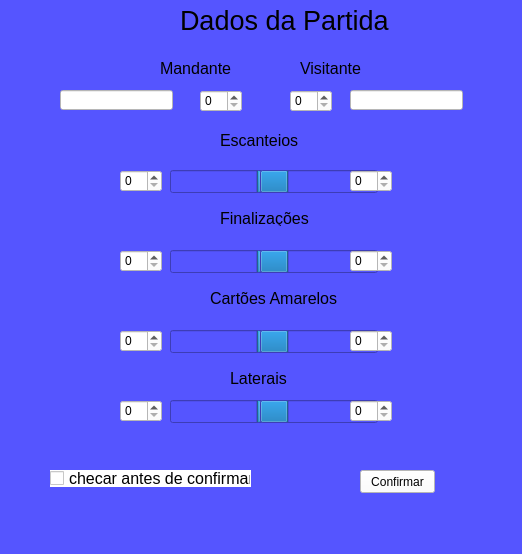
<?xml version="1.0" encoding="UTF-8"?>
<ui version="4.0">
 <class>MainWindow</class>
 <widget class="QMainWindow" name="MainWindow">
  <property name="geometry">
   <rect>
    <x>0</x>
    <y>0</y>
    <width>522</width>
    <height>554</height>
   </rect>
  </property>
  <property name="font">
   <font>
    <pointsize>20</pointsize>
   </font>
  </property>
  <property name="windowTitle">
   <string>MainWindow</string>
  </property>
  <property name="styleSheet">
   <string notr="true">background-color: rgb(255, 255, 255);
background-color: rgb(85, 85, 255);</string>
  </property>
  <widget class="QWidget" name="centralwidget">
   <widget class="QLabel" name="label">
    <property name="geometry">
     <rect>
      <x>180</x>
      <y>10</y>
      <width>221</width>
      <height>21</height>
     </rect>
    </property>
    <property name="font">
     <font>
      <pointsize>20</pointsize>
     </font>
    </property>
    <property name="text">
     <string>Dados da Partida</string>
    </property>
   </widget>
   <widget class="QLabel" name="label_2">
    <property name="geometry">
     <rect>
      <x>160</x>
      <y>60</y>
      <width>71</width>
      <height>16</height>
     </rect>
    </property>
    <property name="font">
     <font>
      <pointsize>12</pointsize>
     </font>
    </property>
    <property name="text">
     <string>Mandante</string>
    </property>
   </widget>
   <widget class="QSpinBox" name="spinBox">
    <property name="geometry">
     <rect>
      <x>200</x>
      <y>90</y>
      <width>42</width>
      <height>22</height>
     </rect>
    </property>
    <property name="styleSheet">
     <string notr="true">background-color: rgb(255, 255, 255);</string>
    </property>
   </widget>
   <widget class="QSpinBox" name="spinBox_2">
    <property name="geometry">
     <rect>
      <x>290</x>
      <y>90</y>
      <width>42</width>
      <height>22</height>
     </rect>
    </property>
    <property name="styleSheet">
     <string notr="true">background-color: rgb(255, 255, 255);</string>
    </property>
   </widget>
   <widget class="QLabel" name="label_3">
    <property name="geometry">
     <rect>
      <x>300</x>
      <y>60</y>
      <width>91</width>
      <height>16</height>
     </rect>
    </property>
    <property name="font">
     <font>
      <pointsize>12</pointsize>
     </font>
    </property>
    <property name="text">
     <string>Visitante</string>
    </property>
   </widget>
   <widget class="QLabel" name="label_4">
    <property name="geometry">
     <rect>
      <x>220</x>
      <y>130</y>
      <width>81</width>
      <height>20</height>
     </rect>
    </property>
    <property name="font">
     <font>
      <pointsize>12</pointsize>
     </font>
    </property>
    <property name="text">
     <string>Escanteios</string>
    </property>
   </widget>
   <widget class="QProgressBar" name="progressBar">
    <property name="geometry">
     <rect>
      <x>170</x>
      <y>170</y>
      <width>118</width>
      <height>23</height>
     </rect>
    </property>
    <property name="value">
     <number>24</number>
    </property>
    <property name="invertedAppearance">
     <bool>true</bool>
    </property>
    <property name="format">
     <string/>
    </property>
   </widget>
   <widget class="QProgressBar" name="progressBar_2">
    <property name="geometry">
     <rect>
      <x>260</x>
      <y>170</y>
      <width>118</width>
      <height>23</height>
     </rect>
    </property>
    <property name="value">
     <number>24</number>
    </property>
    <property name="format">
     <string notr="true"/>
    </property>
   </widget>
   <widget class="QLabel" name="label_5">
    <property name="geometry">
     <rect>
      <x>220</x>
      <y>210</y>
      <width>91</width>
      <height>16</height>
     </rect>
    </property>
    <property name="font">
     <font>
      <pointsize>12</pointsize>
     </font>
    </property>
    <property name="text">
     <string>Finalizações</string>
    </property>
   </widget>
   <widget class="QProgressBar" name="progressBar_3">
    <property name="geometry">
     <rect>
      <x>170</x>
      <y>250</y>
      <width>118</width>
      <height>23</height>
     </rect>
    </property>
    <property name="value">
     <number>24</number>
    </property>
    <property name="invertedAppearance">
     <bool>true</bool>
    </property>
    <property name="format">
     <string/>
    </property>
   </widget>
   <widget class="QProgressBar" name="progressBar_4">
    <property name="geometry">
     <rect>
      <x>260</x>
      <y>250</y>
      <width>118</width>
      <height>23</height>
     </rect>
    </property>
    <property name="value">
     <number>24</number>
    </property>
    <property name="format">
     <string/>
    </property>
   </widget>
   <widget class="QLabel" name="label_6">
    <property name="geometry">
     <rect>
      <x>210</x>
      <y>290</y>
      <width>141</width>
      <height>16</height>
     </rect>
    </property>
    <property name="font">
     <font>
      <pointsize>12</pointsize>
     </font>
    </property>
    <property name="text">
     <string>Cartões Amarelos</string>
    </property>
   </widget>
   <widget class="QProgressBar" name="progressBar_5">
    <property name="geometry">
     <rect>
      <x>170</x>
      <y>330</y>
      <width>118</width>
      <height>23</height>
     </rect>
    </property>
    <property name="value">
     <number>24</number>
    </property>
    <property name="invertedAppearance">
     <bool>true</bool>
    </property>
    <property name="format">
     <string/>
    </property>
   </widget>
   <widget class="QProgressBar" name="progressBar_6">
    <property name="geometry">
     <rect>
      <x>260</x>
      <y>330</y>
      <width>118</width>
      <height>23</height>
     </rect>
    </property>
    <property name="value">
     <number>24</number>
    </property>
    <property name="format">
     <string/>
    </property>
   </widget>
   <widget class="QLabel" name="label_7">
    <property name="geometry">
     <rect>
      <x>230</x>
      <y>370</y>
      <width>61</width>
      <height>16</height>
     </rect>
    </property>
    <property name="font">
     <font>
      <pointsize>12</pointsize>
     </font>
    </property>
    <property name="text">
     <string>Laterais</string>
    </property>
   </widget>
   <widget class="QProgressBar" name="progressBar_7">
    <property name="geometry">
     <rect>
      <x>170</x>
      <y>400</y>
      <width>118</width>
      <height>23</height>
     </rect>
    </property>
    <property name="value">
     <number>24</number>
    </property>
    <property name="invertedAppearance">
     <bool>true</bool>
    </property>
    <property name="format">
     <string/>
    </property>
   </widget>
   <widget class="QProgressBar" name="progressBar_8">
    <property name="geometry">
     <rect>
      <x>260</x>
      <y>400</y>
      <width>118</width>
      <height>23</height>
     </rect>
    </property>
    <property name="value">
     <number>24</number>
    </property>
    <property name="format">
     <string/>
    </property>
   </widget>
   <widget class="QSpinBox" name="spinBox_3">
    <property name="geometry">
     <rect>
      <x>350</x>
      <y>170</y>
      <width>42</width>
      <height>22</height>
     </rect>
    </property>
    <property name="styleSheet">
     <string notr="true">background-color: rgb(255, 255, 255);</string>
    </property>
   </widget>
   <widget class="QSpinBox" name="spinBox_4">
    <property name="geometry">
     <rect>
      <x>120</x>
      <y>170</y>
      <width>42</width>
      <height>22</height>
     </rect>
    </property>
    <property name="styleSheet">
     <string notr="true">background-color: rgb(255, 255, 255);</string>
    </property>
   </widget>
   <widget class="QSpinBox" name="spinBox_5">
    <property name="geometry">
     <rect>
      <x>120</x>
      <y>250</y>
      <width>42</width>
      <height>22</height>
     </rect>
    </property>
    <property name="styleSheet">
     <string notr="true">background-color: rgb(255, 255, 255);</string>
    </property>
   </widget>
   <widget class="QSpinBox" name="spinBox_6">
    <property name="geometry">
     <rect>
      <x>350</x>
      <y>250</y>
      <width>42</width>
      <height>22</height>
     </rect>
    </property>
    <property name="styleSheet">
     <string notr="true">background-color: rgb(255, 255, 255);</string>
    </property>
   </widget>
   <widget class="QSpinBox" name="spinBox_7">
    <property name="geometry">
     <rect>
      <x>120</x>
      <y>330</y>
      <width>42</width>
      <height>22</height>
     </rect>
    </property>
    <property name="styleSheet">
     <string notr="true">background-color: rgb(255, 255, 255);</string>
    </property>
   </widget>
   <widget class="QSpinBox" name="spinBox_8">
    <property name="geometry">
     <rect>
      <x>350</x>
      <y>330</y>
      <width>42</width>
      <height>22</height>
     </rect>
    </property>
    <property name="styleSheet">
     <string notr="true">background-color: rgb(255, 255, 255);</string>
    </property>
   </widget>
   <widget class="QSpinBox" name="spinBox_9">
    <property name="geometry">
     <rect>
      <x>120</x>
      <y>400</y>
      <width>42</width>
      <height>22</height>
     </rect>
    </property>
    <property name="styleSheet">
     <string notr="true">background-color: rgb(255, 255, 255);</string>
    </property>
   </widget>
   <widget class="QSpinBox" name="spinBox_10">
    <property name="geometry">
     <rect>
      <x>350</x>
      <y>400</y>
      <width>42</width>
      <height>22</height>
     </rect>
    </property>
    <property name="styleSheet">
     <string notr="true">background-color: rgb(255, 255, 255);</string>
    </property>
   </widget>
   <widget class="QLineEdit" name="lineEdit">
    <property name="geometry">
     <rect>
      <x>60</x>
      <y>90</y>
      <width>113</width>
      <height>20</height>
     </rect>
    </property>
    <property name="styleSheet">
     <string notr="true">background-color: rgb(255, 255, 255);</string>
    </property>
   </widget>
   <widget class="QLineEdit" name="lineEdit_2">
    <property name="geometry">
     <rect>
      <x>350</x>
      <y>90</y>
      <width>113</width>
      <height>20</height>
     </rect>
    </property>
    <property name="styleSheet">
     <string notr="true">background-color: rgb(255, 255, 255);</string>
    </property>
   </widget>
   <widget class="QPushButton" name="pushButton">
    <property name="geometry">
     <rect>
      <x>360</x>
      <y>470</y>
      <width>75</width>
      <height>23</height>
     </rect>
    </property>
    <property name="styleSheet">
     <string notr="true">background-color: rgb(255, 255, 255);</string>
    </property>
    <property name="text">
     <string>Confirmar</string>
    </property>
   </widget>
   <widget class="QCheckBox" name="checkBox">
    <property name="geometry">
     <rect>
      <x>50</x>
      <y>470</y>
      <width>201</width>
      <height>17</height>
     </rect>
    </property>
    <property name="font">
     <font>
      <pointsize>12</pointsize>
     </font>
    </property>
    <property name="styleSheet">
     <string notr="true">background-color: rgb(255, 255, 255);</string>
    </property>
    <property name="text">
     <string>checar antes de confirmar</string>
    </property>
   </widget>
  </widget>
  <widget class="QMenuBar" name="menubar">
   <property name="geometry">
    <rect>
     <x>0</x>
     <y>0</y>
     <width>522</width>
     <height>21</height>
    </rect>
   </property>
  </widget>
  <widget class="QStatusBar" name="statusbar"/>
 </widget>
 <resources/>
 <connections/>
</ui>
